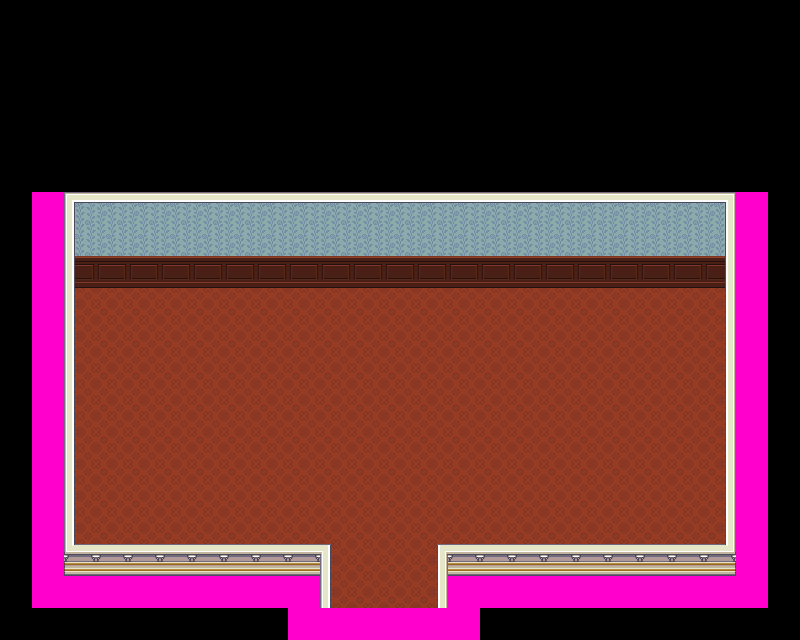

A 2D game scene composited from a Tiled map and its tileset images. What follows is a short description and the map's XML, with each tile layer's data collapsed to a summary:
An orthogonal 25x20 tile map with 32x32 px tiles, 4 tile layers (map, Tile Layer 4, background, foreground), 5 tilesets and 2 objects (Spawn, Door).

<map version="1.0" orientation="orthogonal" width="25" height="20" tilewidth="32" tileheight="32">
 <tileset firstgid="1" name="testing-Tileset" tilewidth="32" tileheight="32">
  <image source="img/testing-Tileset.png" trans="ff00ff" width="960" height="800" />
 </tileset>
 <tileset firstgid="751" name="collision" tilewidth="32" tileheight="32">
  <image source="img/collision.png" trans="ff00ff" width="32" height="32" />
 </tileset>
 <tileset firstgid="752" name="castle_2" tilewidth="32" tileheight="32">
  <image source="img/castle_2.png" trans="ff00ff" width="256" height="608" />
 </tileset>
 <tileset firstgid="904" name="Castle2" tilewidth="32" tileheight="32">
  <image source="img/Castle2.png" trans="ff00ff" width="512" height="512" />
 </tileset>
 <tileset firstgid="1160" name="stairs_1" tilewidth="32" tileheight="32">
  <image source="img/stairs_1.png" trans="ff00ff" width="256" height="352" />
 </tileset>
 <layer name="map" width="25" height="20">
  <data>[500 cells, 265 non-empty, 3 distinct tile ids]</data>
 </layer>
 <layer name="Tile Layer 4" width="25" height="20">
  <data>[500 cells, 256 non-empty, 3 distinct tile ids]</data>
 </layer>
 <layer name="background" width="25" height="20">
  <data>[500 cells, 45 non-empty, 7 distinct tile ids]</data>
 </layer>
 <layer name="foreground" width="25" height="20">
  <data>[500 cells, 21 non-empty, 7 distinct tile ids]</data>
 </layer>
 <objectgroup draworder="topdown" name="objects" width="25" height="20">
  <object name="Spawn" x="365" y="506" width="32" height="32">
   <properties>
    <property name="from" value="home" />
   </properties>
  </object>
  <object name="Door" x="322" y="606" width="119" height="7">
   <properties>
    <property name="to" value="home" />
   </properties>
  </object>
 </objectgroup>
</map>
